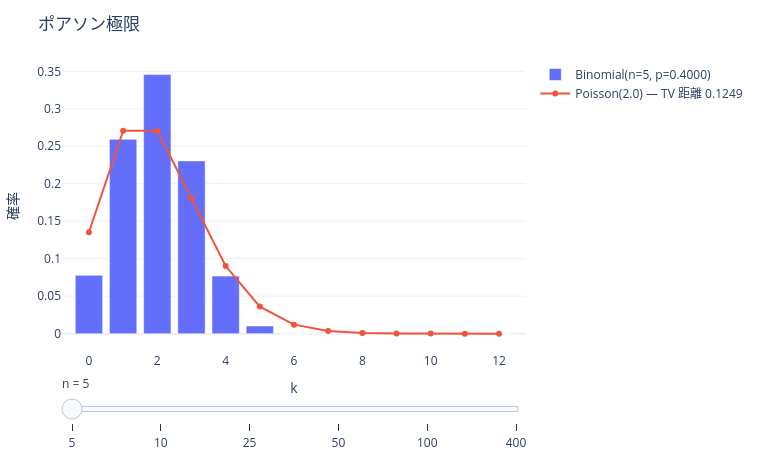

Here is the notebook cell this chart was saved with:
### Markdown cell above
## 2. 二項分布の 2 つの極限

$X \sim \mathrm{Binomial}(n, p)$ で $n \to \infty$ とするとき、
$p$ をどう扱うかで行き先が変わる。

- $p$ を固定すると **正規分布** へ(ド・モアブル–ラプラス)。平均 $np$、分散 $np(1-p)$
- $np = \lambda$ を固定して $p \to 0$ とすると **ポアソン分布** へ

同じ出発点から違う場所に着く。「稀な事象を大量に観測する」のがポアソン、
「そこそこの確率の事象を大量に観測する」のが正規である。

ポアソン極限を動かして見よう。$\lambda = 2$ に固定し、$n$ を増やしていく
($p = 2/n$ が自動的に小さくなる)。

### Code cell
plotting.poisson_limit_slider([5, 10, 25, 50, 100, 400], lam=2.0, k_max=12)

### Figure 1 — Plotly figure (JSON) as saved in the notebook; plotly's stock layout.template omitted (floating-point values rounded to 4 significant figures)
{"data": [{"name": "Binomial(n=5, p=0.4000)", "type": "bar", "x": [0, 1, 2, 3, 4, 5, 6, 7, 8, 9, 10, 11, 12], "y": [0.07776, 0.2592, 0.3456, 0.2304, 0.0768, 0.01024, 0.0, 0.0, 0.0, 0.0, 0.0, 0.0, 0.0]}, {"mode": "lines+markers", "name": "Poisson(2.0) — TV 距離 0.1249", "type": "scatter", "x": [0, 1, 2, 3, 4, 5, 6, 7, 8, 9, 10, 11, 12], "y": [0.1353, 0.2707, 0.2707, 0.1804, 0.09022, 0.03609, 0.01203, 0.003437, 0.0008593, 0.0001909, 3.819e-05, 6.944e-06, 1.157e-06]}], "layout": {"height": 460, "margin": {"b": 50, "l": 60, "r": 30, "t": 60}, "sliders": [{"currentvalue": {"prefix": "n = "}, "steps": [{"args": [["5"], {"frame": {"duration": 0, "redraw": true}, "mode": "immediate"}], "label": "5", "method": "animate"}, {"args": [["10"], {"frame": {"duration": 0, "redraw": true}, "mode": "immediate"}], "label": "10", "method": "animate"}, {"args": [["25"], {"frame": {"duration": 0, "redraw": true}, "mode": "immediate"}], "label": "25", "method": "animate"}, {"args": [["50"], {"frame": {"duration": 0, "redraw": true}, "mode": "immediate"}], "label": "50", "method": "animate"}, {"args": [["100"], {"frame": {"duration": 0, "redraw": true}, "mode": "immediate"}], "label": "100", "method": "animate"}, {"args": [["400"], {"frame": {"duration": 0, "redraw": true}, "mode": "immediate"}], "label": "400", "method": "animate"}]}], "title": {"text": "ポアソン極限"}, "width": 760, "xaxis": {"title": {"text": "k"}}, "yaxis": {"title": {"text": "確率"}}}}
